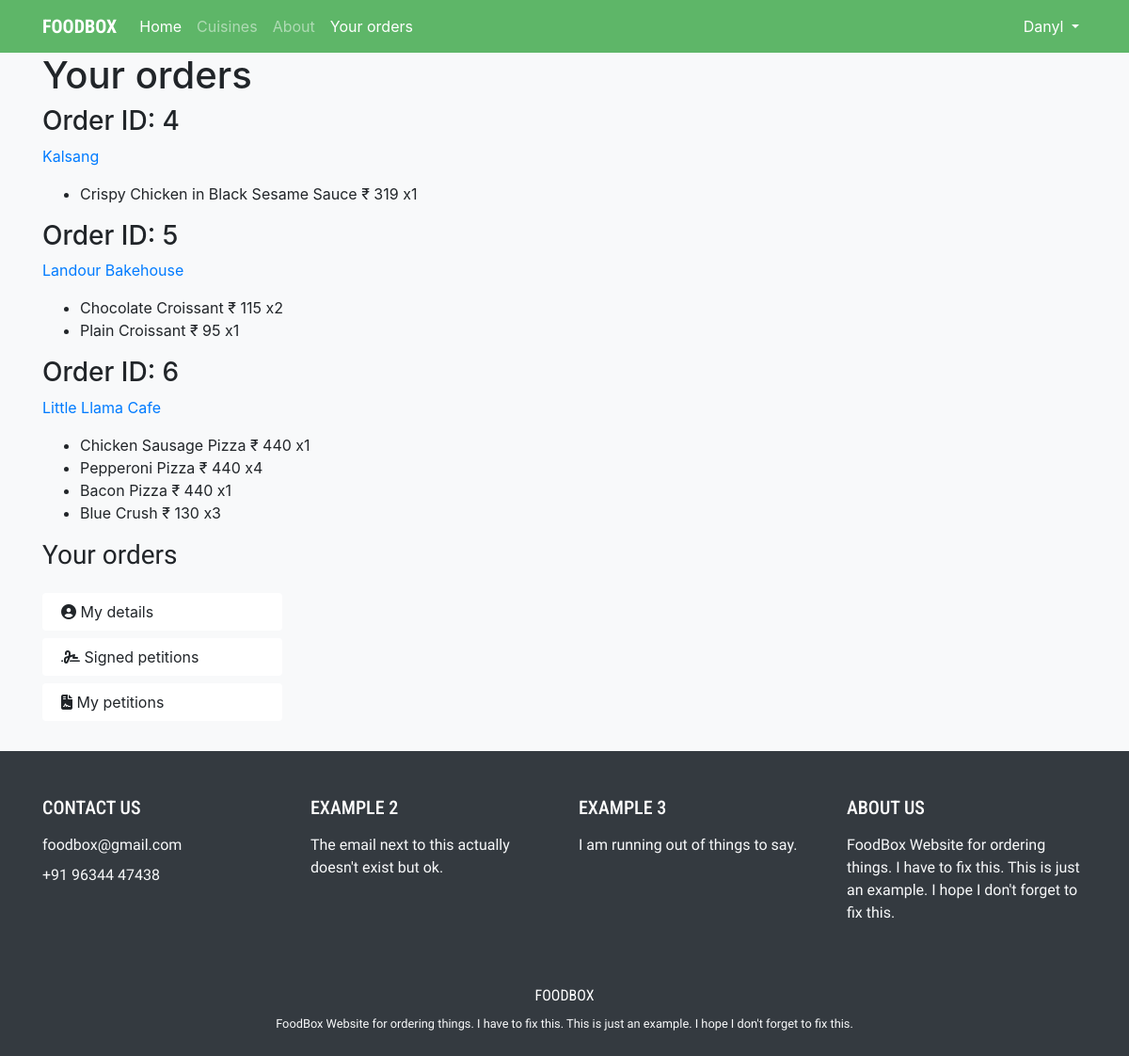
Page /orders (signed in) on the earlier database version.
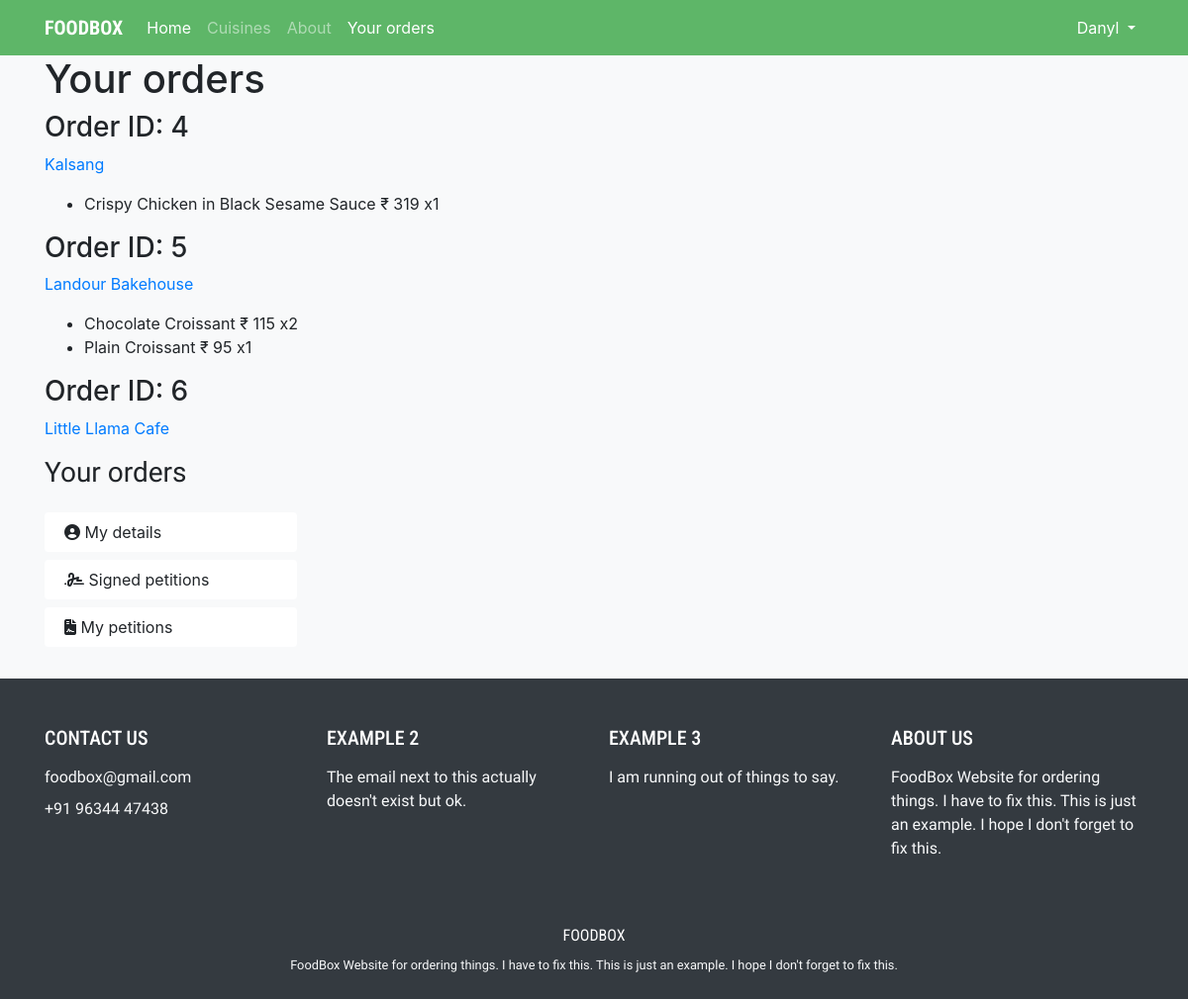
Same page on the later database version.
### food/models.py (models this page shows, shortened)
class Order(models.Model):
    user = models.ForeignKey(User, on_delete=models.CASCADE, related_name='orders')
    restaurant = models.ForeignKey(Restaurant, on_delete=models.CASCADE, related_name='orders')
    status = models.IntegerField(default=0)
    totalPrice = models.IntegerField(default=0)

class Restaurant(models.Model):
    name = models.CharField(max_length=50)
    nick = models.CharField(max_length=10, blank=True)
    cuisine = models.ManyToManyField(Cuisine, related_name='restaurants')
    description = models.TextField(blank=True)
    phone_number = models.CharField(max_length=50, blank=True)
    url = models.URLField(blank=True)

class OrderItem(models.Model):
    orderList = models.ForeignKey(Order, on_delete=models.CASCADE, related_name='items')
    menuItem = models.ForeignKey(MenuItem, on_delete=models.CASCADE, related_name='orders')
    price = models.IntegerField(default=0)
    count = models.IntegerField(default=0)

class MenuItem(models.Model):
    name = models.CharField(max_length=50)
    price = models.IntegerField()
    description = models.TextField(blank=True)
    image = models.ImageField(upload_to='menu_item', blank=True)
    category = models.ForeignKey('Category', on_delete=models.CASCADE, related_name='menu', null=True)
    total_count = models.IntegerField(default=0)

### food/views.py (the view)
# urls.py: path("orders", views.orders, name='orders'),
def orders(request):
    if not request.user.is_authenticated:
        return HttpResponseRedirect(reverse('login'))
    else:
        context = {
            "orders": request.user.orders.all()
        }
        return render(request, "food/orders.html", context)

### food/templates/food/orders.html (shortened to what this page needs)
{% extends "food/base.html" %}
{% load static %}
{% block body %}
  <h1>Your orders</h1>
  {% for order in orders %}
    <h3>Order ID: {{order.id}}</h3>
    <p><a href="{% url 'restaurant' order.restaurant.id %}">{{ order.restaurant.name }}</a></p>
    <ul>
      {% for item in order.items.all %}
          <li>{{ item.menuItem.name }} &#8377; {{ item.menuItem.price }} x{{ item.count }}</li>
      {% endfor %}
    </ul>
  {% endfor %}
  <h3 class="my-3" id="f1">Your orders</h3>
  <div class="row">
    <div class="col-12 col-lg-3">
      <div class="card border-0 account-card card-active my-2" onclick="window.location.href = '#'">
        <div class="card-body py-2">
          <i class="fas fa-user-circle"></i> My details
        </div>
      </div>
      <div class="card border-0 my-2 account-card" onclick="window.location.href = '#'">
        <div class="card-body py-2">
          <i class="fas fa-signature"></i> Signed petitions
        </div>
      </div>
      <div class="card border-0 my-2 account-card" onclick="window.location.href = '#'">
        <div class="card-body py-2">
          <i class="fas fa-file-contract"></i> My petitions
        </div>
      </div>
    </div>
  </div>
{% endblock %}

### food/templates/food/base.html (shortened to what this page needs)
{% load static %}
<html>
<head>
    <link rel="stylesheet" href="https://stackpath.bootstrapcdn.com/bootstrap/4.3.1/css/bootstrap.min.css"
>
    <link rel="stylesheet" href="https://cdnjs.cloudflare.com/ajax/libs/font-awesome/4.7.0/css/font-awesome.min.css">
    <link rel="stylesheet" href="https://cdnjs.cloudflare.com/ajax/libs/animate.css/4.0.0/animate.min.css"/>
    <link rel="stylesheet" href="{% static 'food/index.css' %}" />
</head>
<body class="bg-light">
    {% include 'food/nav.html' %}
    <div class="container">
        {% block body %}
        {% endblock %}
    </div>
    {% include 'food/footer.html' %}
</body>
</html>

### food/templates/food/nav.html (shortened to what this page needs)
<nav class="navbar sticky-top navbar-expand-lg navbar-dark" id="navback">
  <div class="container">
  <a class="navbar-brand font-weight-bold" href="{% url 'index' %}" id="logo">FOODBOX</a>
  <div class="collapse navbar-collapse" id="navbarSupportedContent">
    <ul class="navbar-nav mr-auto">
      <li class="nav-item active">
        <a class="nav-link" href="{% url 'index' %}">Home  <span class="sr-only">(current)</span></a>
      </li>
      <li class="nav-item">
        <a class="nav-link" href="{% url 'cuisines' %}">Cuisines</a>
      </li>
      <li class="nav-item">
        <a class="nav-link" href="{% url 'about' %}">About</a>
      </li>
      {% if request.user.is_authenticated %}
      <li class="nav-item">
        <a class="nav-link text-white" href="{% url 'orders' %}">Your orders</a>
      </li>
      {% endif %}
    </ul>
    {% if request.user.is_authenticated %}
    <ul class="navbar-nav ml-auto">
      <li class="nav-item dropdown">
        <a class="nav-link dropdown-toggle text-white" href="#" id="navbarDropdown" role="button" data-toggle="dropdown" aria-haspopup="true" aria-expanded="false">
          {{ user.username|title }}
        </a>
      </li>
    </ul>
    {% else %}
    <a class="btn btn-outline-light border-0 my-2 my-sm-0 mx-0 mx-md-2 d-block" href="{% url 'login' %}">Login</a>
    <a class="btn btn-outline-light my-2 my-sm-0 d-block" href="{% url 'register' %}">Register</a>
    {% endif %}
  </div>
  </div>
</nav>

### food/templates/food/footer.html
<div class="container-fluid bg-dark pt-5 pb-2 mt-4">
  <div class="container">
    <div class="row">
      <div class="col-12 col-lg-3">
        <h5 id="logo" class="text-white">CONTACT US</h5>
        <p class="text-light mt-3" id="f1">foodbox@gmail.com</p>
        <p class="text-light mt-n2" id="f1">+91 96344 47438</p>
      </div>
      <div class="d-none d-lg-block col-3">
        <h5 id="logo" class="text-white">EXAMPLE 2</h5>
        <p class="text-light mt-3" id="f1">The email next to this actually doesn't exist but ok.</p>
      </div>
      <div class="d-none d-lg-block col-lg-3">
        <h5 id="logo" class="text-white">EXAMPLE 3</h5>
        <p class="text-light mt-3" id="f1">I am running out of things to say.</p>
      </div>
      <div class="d-none d-lg-block col-lg-3">
        <h5 id="logo" class="text-white">ABOUT US</h5>
        <p class="text-light mt-3" id="f1">FoodBox Website for ordering things. I have to fix this. This is just an example. I hope I don't forget to fix this.</p>
      </div>
    </div>
    <div class="row mt-5">
      <div class="col-12 text-center">
        <p class="text-white" id="logo">FOODBOX</p>
        <small>
        <p class="text-light mt-n2" id="f1">FoodBox Website for ordering things. I have to fix this. This is just an example. I hope I don't forget to fix this.</p>
        </small>
      </div>
    </div>
  </div>
</div>

### food/static/food/index.css (style rules this page uses)
#logo { font-family: 'Roboto Condensed', sans-serif; }
#navback { background-color: #5EB668 !important; }
#f1 { font-family: 'Nanum Gothic', sans-serif; }

Differences in the rows shown:
removed OrderItem: menuItem.name "Chicken Sausage Pizza", menuItem.price "440", count "1", shown under Order "Little Llama Cafe"
removed OrderItem: menuItem.name "Pepperoni Pizza", menuItem.price "440", count "4", shown under Order "Little Llama Cafe"
removed OrderItem: menuItem.name "Bacon Pizza", menuItem.price "440", count "1", shown under Order "Little Llama Cafe"
removed OrderItem: menuItem.name "Blue Crush", menuItem.price "130", count "3", shown under Order "Little Llama Cafe"
